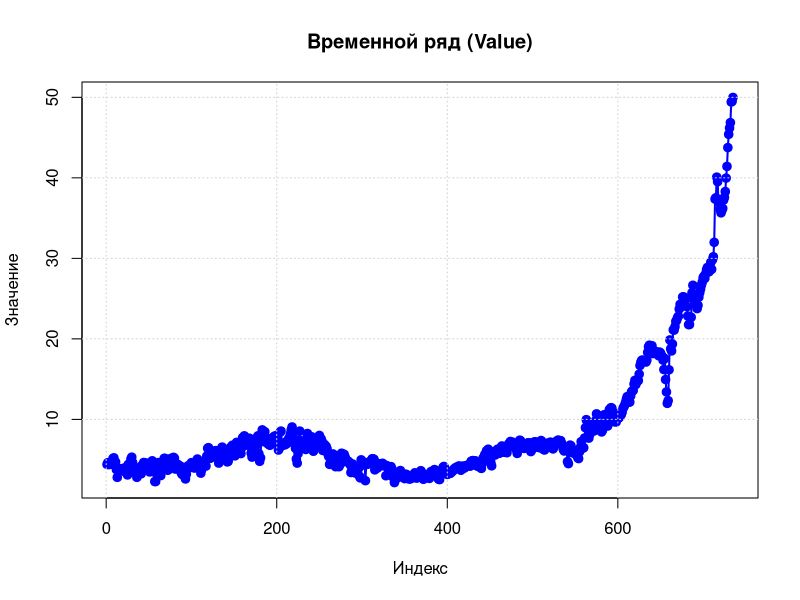

The R script that drew this image:
# -----------------------------
# Проверка постоянного среднего
# -----------------------------

# Считывание данных из CSV-файла
# Файл data.csv должен находиться в рабочей директории и содержать столбец "Value".
# Данные записаны с запятой (,) в качестве десятичного разделителя.
data <- read.table("data.csv", header = TRUE, sep = "\n", dec = ",", row.names = NULL)
x <- as.numeric(data$Value)

# Построение графика временного ряда
plot(x, type = "o", col = "blue", pch = 19, lwd = 2,
     xlab = "Индекс", ylab = "Значение", main = "Временной ряд (Value)")
grid()

# Ручная реализация одновыборочного t-теста
# Проверяем гипотезу:
#   H0: Среднее значение равно mu0 (остатки имеют постоянное среднее)
#   H1: Среднее значение не равно mu0 (остатки не имеют постоянное среднее)
mu0 <- 0  # Гипотетическое значение среднего (можно изменить при необходимости)
n <- length(x)
x_bar <- mean(x)
s <- sd(x)

# t-статистика рассчитывается по формуле:
# t = (x̄ - mu0) / (s / sqrt(n))
t_stat <- (x_bar - mu0) / (s / sqrt(n))
df <- n - 1

# Для двустороннего теста вычисляем p-value:
p_value <- 2 * (1 - pt(abs(t_stat), df))

# Задаем уровень доверия (например, 99%; можно изменить на 0.95 или 0.97)
conf_level <- 0.99
alpha <- 1 - conf_level
t_crit <- qt(1 - alpha/2, df)
conf_interval <- c(x_bar - t_crit * s/sqrt(n), x_bar + t_crit * s/sqrt(n))

# Определяем вывод по гипотезе
if (p_value > 0.05) {
  hypothesis_manual <- "H0: остатки имеют постоянное среднее"
} else {
  hypothesis_manual <- "H1: остатки не имеют постоянное среднее"
}

cat("Ручная реализация одновыборочного t-теста:\n")
cat("  Число наблюдений (n):", n, "\n")
cat("  Среднее значение (x̄):", x_bar, "\n")
cat("  Стандартное отклонение (s):", s, "\n")
cat("  t-статистика:", t_stat, "\n")
cat("  Степени свободы:", df, "\n")
cat("  p-value:", p_value, "\n")
cat("  Доверительный интервал (", conf_level, "): [", conf_interval[1], ", ", conf_interval[2], "]\n", sep = "")
cat("  Вывод по гипотезе:", hypothesis_manual, "\n\n")

# Применение встроенной функции t.test()
# Проводим одновыборочный t-тест с уровнем доверия conf_level.
t_test_result <- t.test(x, mu = mu0, alternative = "two.sided", conf.level = conf_level)

if (t_test_result$p.value > 0.05) {
  hypothesis_builtin <- "H0: остатки имеют постоянное среднее"
} else {
  hypothesis_builtin <- "H1: остатки не имеют постоянное среднее"
}

cat("Результаты встроенной функции t.test():\n")
print(t_test_result)
cat("Вывод по гипотезе:", hypothesis_builtin, "\n")
